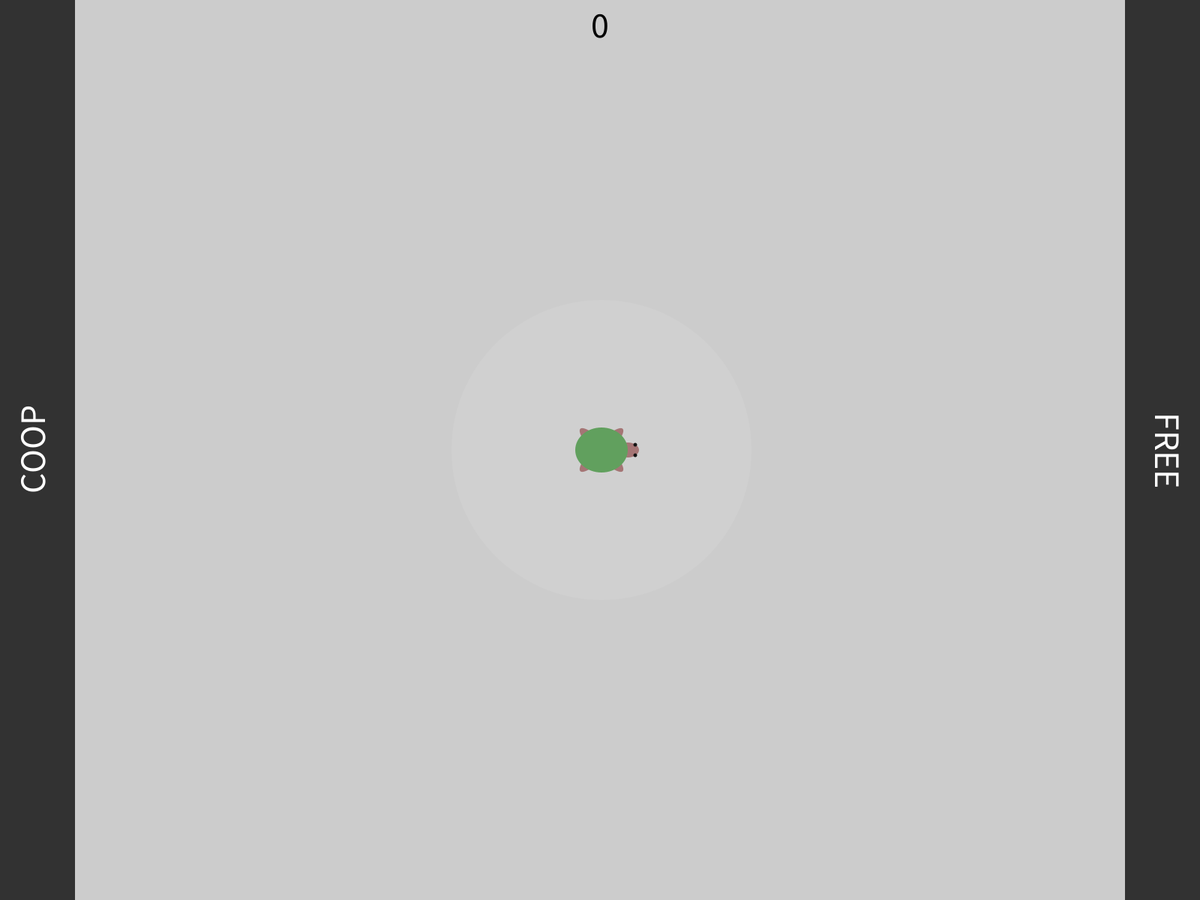
Frame 1 (no input)
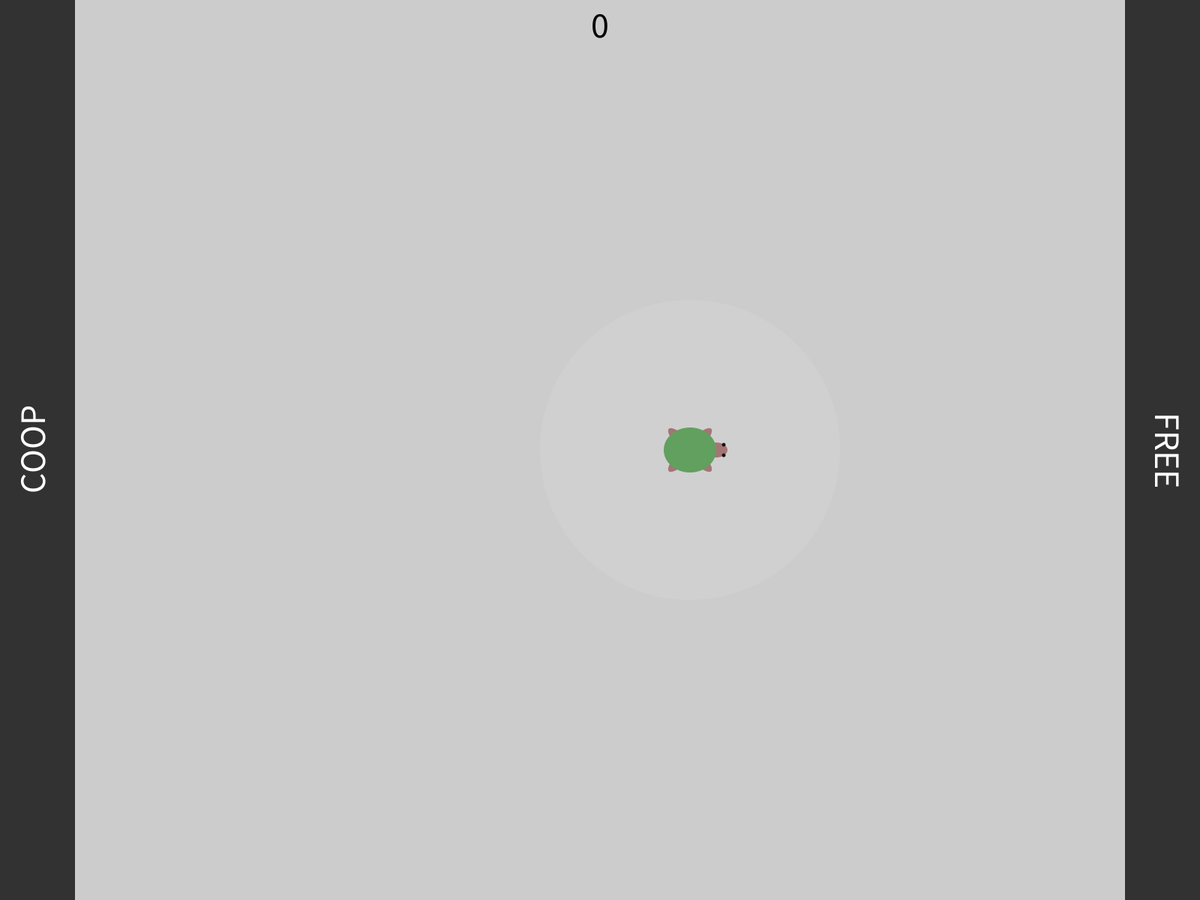
Frame 60 (the mouse pressed at the canvas centre just before this capture)
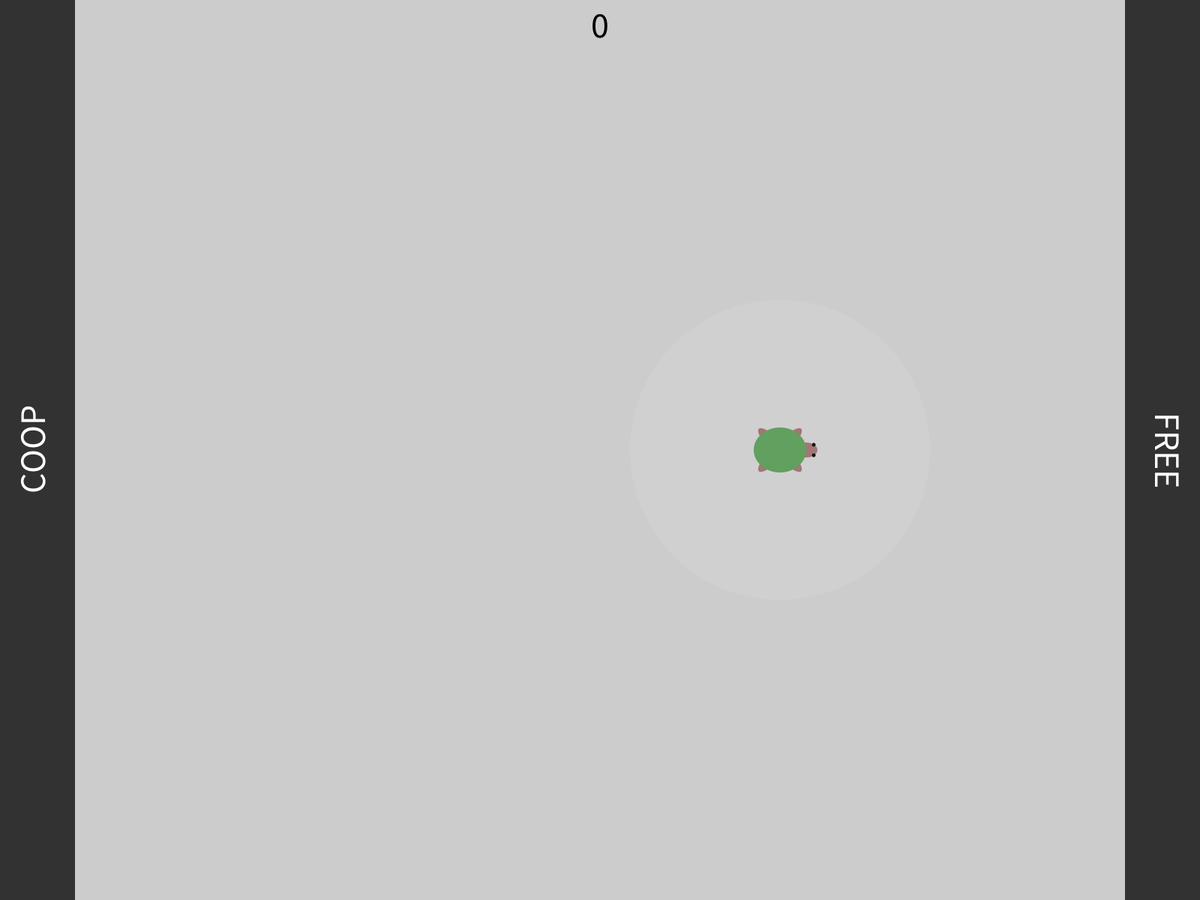
Frame 120 (the mouse held since frame 60 and released just before this capture)

The Processing sketch that drew these frames (run headless with seeded random() and noise(); from frame 60 on, the mouse is pressed at the canvas centre):

// Processing sketch: tortoise_chicken_herder
// ── tortoise_chicken_herder.pde
/**
 * This sketch is a reward to you for taking the time to download the creative statement
 * template. Enjoy! (I admit - it's not the most fun game, but it's all I had time for...)
 * 
 * Jared Donovan
 * 31/5/2016
 */
 
Tortoise tortoise;
ArrayList<EggChicken> eggChickens;
int points;
 
void setup(){
  // Display the sketch full screen on display 1.
  fullScreen(1);
  
  // Setting rect mode to CENTER will make some of the drawing easier
  rectMode(CENTER);
  
  // Setting text align to CENTER will make text easier to position.
  textAlign(CENTER);
  
  noStroke();
  
  tortoise = new Tortoise(width / 2, height / 2);
  eggChickens = new ArrayList<EggChicken>();
}

void draw(){
  background(204);
  
  // Draw the 'coop' and 'free' areas
  pushMatrix();
  translate(50, height / 2);
  fill(50);
  rect(0, 0, 100, height);
  rotate(radians(-90));
  fill(255);
  textSize(48);
  text("COOP", 0, 10);
  popMatrix();
  
  pushMatrix();
  translate(width - 50, height / 2);
  fill(50);
  rect(0, 0, 100, height);
  rotate(radians(90));
  fill(255);
  textSize(48);
  text("FREE", 0, 10);
  popMatrix();
  
  // Draw the points
  fill(0);
  text(points, width / 2, 50);
  
  
  
  tortoise.update();
  tortoise.display();
  
  for (EggChicken eggChicken: eggChickens){
    eggChicken.update(tortoise);
    eggChicken.display();
  }
}

// When the mouse is clicked, drop a new egg at the specified location.
void mouseClicked(){
  eggChickens.add(new EggChicken(mouseX, mouseY));
}

// When the user presses 'w', 'a', 's', 'd' keys, change the direction of the
// tortoise.
void keyPressed(){
  if (key == 'w'){
    tortoise.up();
  }
  else if (key == 'a'){
    tortoise.left();
  }
  else if (key == 's'){
    tortoise.down();
  }
  else if (key == 'd'){
    tortoise.right();
  }
  else if (key == ' '){
    save("tortiose_chicken_herder-screenshot.png");
  }
}

// ── EggChicken.pde
class EggChicken {
  PVector location;
  PVector direction;
  float steering = 0;
  int age;
  int hatchingAge = 300;
  boolean scared = false;
  boolean cooped = false;
  boolean free = false;

  EggChicken(int x, int y) {
    location = new PVector(x, y);
    direction = new PVector(1, 0);
    direction.rotate(random(TWO_PI));
    age = 0;
  }

  void update(Tortoise tortoise) {
    // Only update if not cooped or free
    if (cooped || free){
      return;
    }
    
    age += 1;

    // If the EggChicken is old enough to be a chicken then update the
    // direction, and location. It will start running around faster and
    // faster as it gets older.
    if (age > hatchingAge) {
      float currentSpeed = direction.mag();
      float speedIncrease = noise(frameCount + (age / 0.001)) / 100.0;
      float newSpeed = currentSpeed + speedIncrease;

      direction.setMag(newSpeed);

      float steeringChange = noise(frameCount + 10000 + (age / 0.01)) - 0.5;

      direction.rotate(steeringChange);
      
      location.add(direction);

      // Check whether the tortoise has gone off the top or bottom of the 
      // screen. If so, then wrap around to the other side. 
      if (location.y < 0) {
        location.y = height + location.y;
      } else if (location.y > height) {
        location.y = location.y - height;
      }      
      
      // Check whether the chicken is in the 'coop' or 'free' zone. If so, 
      // update points and status of chicken.
      if (location.x < 100) {
        cooped = true;
        points += 1;
      } else if (location.x > width - 100) {
        free = true;
        points -= 1;
      }
      
      // Figure out if we need to avoid the tortoise
      if (dist(location.x, location.y, tortoise.location.x, tortoise.location.y) < tortoise.sphereOfInfluence){
        scared = true;
        float speed = direction.mag();
        direction = new PVector(location.x - tortoise.location.x, location.y - tortoise.location.y);
        direction.setMag(speed);
      }
      else {
        scared = false;
      }

    }
  }

  void display() {
    if (age < hatchingAge) {
      displayEgg();
    } else {
      displayChicken();
    }
  }

  void displayEgg() {
    pushStyle();
    pushMatrix();
    translate(location.x, location.y);

    // Draw the egg. The egg should wobble progressively more 
    // until it hatches. This is done with the sin function using 
    // the age of the chicken as part of the argument so that the 
    // wobbles get faster as the chicken gets older.
    fill(255);
    // Translate up so the egg rotates on its base.
    pushMatrix();
    rotate(sin((age * age * age) / 100000.0) / 2.0);
    ellipse(0, -30, 50, 60);

    // For debugging, display the age in the center of the egg.
    //fill(0);
    //text(age, 0, -30);

    popMatrix();

    popMatrix();
    popStyle();
  }

  void displayChicken() {
    pushStyle();
    pushMatrix();

    translate(location.x, location.y);
    rotate(direction.heading());

    // Draw the beak.
    fill(242, 139, 42);
    triangle(30, -5, 40, 0, 30, 5); 

    // Draw the puffy body.
    if (!scared){
      fill(242, 242, 42);
    }
    else {
      fill(44, 240, 222);
    }
    ellipse(0, 0, 60, 60);

    // Draw the direction
    //fill(0);
    //text(direction.toString(), 0, 0);

    // Draw two little eyes.
    rotate(radians(-110));
    fill(0);
    ellipse(0, 30, 5, 5);
    rotate(radians(40));
    ellipse(0, 30, 5, 5);

    popMatrix();
    popStyle();
  }
}
// ── Tortoise.pde
class Tortoise {
  
  PVector location;
  PVector direction;
  float speed = 2; 
  int sphereOfInfluence = 200;
  
  Tortoise(int x, int y){
    location = new PVector(x, y);
    right(); 
  }

  void update(){
    // Update the location of the tortoise based on the direction.
    location.add(direction);
    
    // Check whether the tortoise has gone off the left or right sides of the 
    // screen. If so, then wrap around to the other side. 
    if (location.x < 0) {
      location.x = width + location.x;
    }
    else if (location.x > width){
      location.x = location.x - width;
    }
    // Same for top and bottom.
    if (location.y < 0){
      location.y = height + location.y;
    }
    else if (location.y > height){
      location.y = location.y - height;
    }
    
  }
  
  void display(){
    pushStyle();
    pushMatrix();
    translate(location.x, location.y);
    rotate(direction.heading());
    
    // Draw the legs
    pushMatrix();
    fill(157, 105, 105);
    rotate(radians(-45));
    ellipse(0, 0, 20, 80);
    rotate(radians(90));
    ellipse(0, 0, 20, 80);
    popMatrix();  
    
    // Draw the head
    ellipse(35, 0, 30, 20);
    
    // Draw the eyes
    fill(0);
    ellipse(45, -7, 5, 5);
    ellipse(45, 7, 5, 5);
    
    // Draw the shell
    fill(84, 152, 80);
    ellipse(0, 0, 70, 60);
    
    // Draw the 'sphere of influence'
    fill(255, 20);
    ellipse(0, 0, sphereOfInfluence * 2, sphereOfInfluence * 2);
    
    popMatrix();
    popStyle();
  }
  
  void left(){
    direction = new PVector(-speed, 0);
  }
  
  void up(){
    direction = new PVector(0, -speed);  
  }
  
  void right(){
    direction = new PVector(speed, 0);  
  }
  
  void down(){
    direction = new PVector(0, speed);  
  }
}
